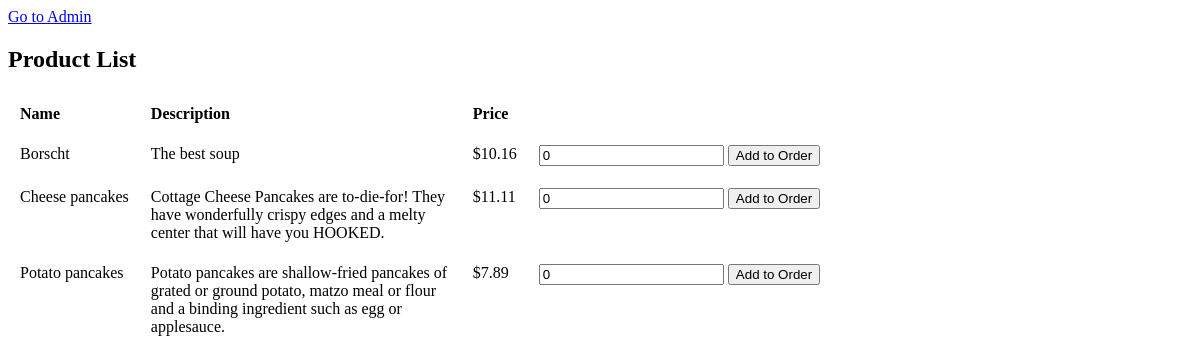
Screenshot of /products/ with the database file from the repository.
### ordering/models.py (models this page shows, shortened)
class Product(models.Model):
    name = models.CharField(max_length=255)
    description = models.TextField()
    price = models.DecimalField(max_digits=10, decimal_places=2)

### ordering/views.py (the view)
# urls.py: path('products/', views.product_list, name='product_list'),
def product_list(request: HttpRequest):
    products = Product.objects.all()
    order_id = request.session.get('order_id')
    order = Order.objects.get(pk=order_id) if order_id else None
    quantities = {}
    if order:
        order_items = order.orderitem_set.all()
        quantities = {item.product_id: item.quantity for item in order_items}
    for product in products:
        product.quantity = quantities.get(product.pk)
    return render(request, 'orders/product_list.html', {'products': products, 'order': order})

### templates/orders/product_list.html (shortened to what this page needs)
{% extends 'orders/base.html' %}
{% block content %}
  <h2>Product List</h2>
  <table class="product-list">
    <thead>
      <tr>
        <th>Name</th>
        <th colspan="4">Description</th>
        <th>Price</th>
        <th></th>
      </tr>
    </thead>
    <tbody>
      {% for product in products %}
        <tr>
          <td>{{ product.name }}</td>
          <td class="description" colspan="4">{{ product.description }}</td>
          <td>${{ product.price }}</td>
          <td>
            {% if product.quantity %}
              <form method="POST" action="{% url 'add_or_update_order_item' product.id %}">
                {% csrf_token %}
                <input type="number" name="quantity" min="0" value="{{ product.quantity }}" required>
                <button type="submit">Update</button>
              </form>
            {% else %}
              <form method="POST" action="{% url 'add_or_update_order_item' product.id %}">
                <input type="number" name="quantity" min="1" value="0" required>
                <button type="submit">Add to Order</button>
              </form>
            {% endif %}
          </td>
        </tr>
      {% empty %}
        <tr>
          <td colspan="4">No products available.</td>
        </tr>
      {% endfor %}
    </tbody>
  </table>
{% endblock %}

### static/css/style.css (style rules this page uses)
.product-list .description { max-width: 300px; overflow-wrap: break-word; }
.product-list th, .product-list td { padding: 10px; text-align: left; vertical-align: top; }
.product-list th { font-weight: bold; vertical-align: middle; }

### rows the page displays
Product: name "Borscht", description "The best soup", price "10.16"
Product: name "Cheese pancakes", description "Cottage Cheese Pancakes are to-die-for! They have wonderfully crispy edges and a melty center that will have you HOOKED.", price "11.11"
Product: name "Potato pancakes", description "Potato pancakes are shallow-fried pancakes of grated or ground potato, matzo meal or flour and a binding ingredient such as egg or applesauce.", price "7.89"
